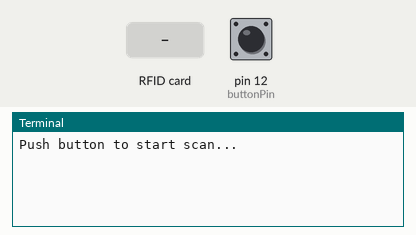
The program below on a simulated Raspberry Pi (header pin numbers). On the bench: the last lines printed to the terminal. Inputs (shaded band) come from the test bench; at power-on: pin 12 (buttonPin) HIGH. Web requests get an empty 200 reply after 0.4 s.

Above: at 1.2 s.
1.3 s: pin 12 (buttonPin) pulled LOW for 0.15 s
At 2.5 s:
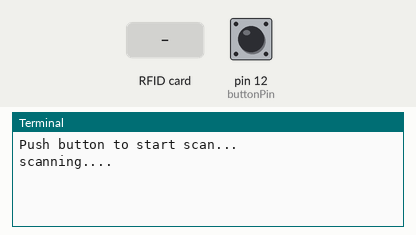
2.9 s: RFID card 5E 7A 19 C4 held to the reader
At 4.4 s:
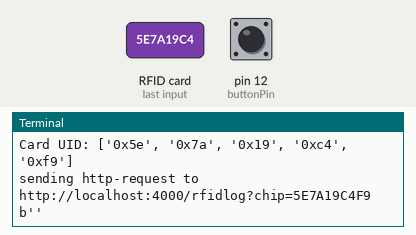

Measured:
- after the input at 1.3 s, the terminal: prints a new line at once (image 1)
- after the input at 2.9 s, the terminal: prints a new line at once (image 2)

The program:

rfid-stechuhr.py
```python
#Python script fr RFID Zeiterfassung
import RPi.GPIO as GPIO
import MFRC522
import urllib.request

buttonPin = 12 #define buttonPin

mfrc = MFRC522.MFRC522()

def setup():
    GPIO.setmode(GPIO.BOARD)
    GPIO.setup(buttonPin, GPIO.IN, pull_up_down=GPIO.PUD_UP)

def loop():
    isScan = True
    while isScan:
        (status,TagType) = mfrc.MFRC522_Request(mfrc.PICC_REQIDL)
        if status == mfrc.MI_OK:
            print("Card detected")
            (status,uid) = mfrc.MFRC522_Anticoll()
            if status == mfrc.MI_OK:
                print ("Card UID: "+ str(list(map(hex,uid))))
                url = "http://localhost:4000/rfidlog?chip=%X%X%X%X%X"%(uid[0], uid[1], uid[2], uid[3], uid[4])
                print("sending http-request to ", url)
                request = urllib.request.urlopen(url).read()
                print(request)
                isScan = False

def destroy():
    GPIO.cleanup()

if __name__ == "__main__":
    print("Push button to start scan...")
    setup()
    try:
        while True:
            if GPIO.input(buttonPin)==GPIO.LOW:
                print("scanning....")
                loop()
    except Exception as e:
        print("programm aborting due to exception. ")
        print(e)
    finally:
         destroy()
```
